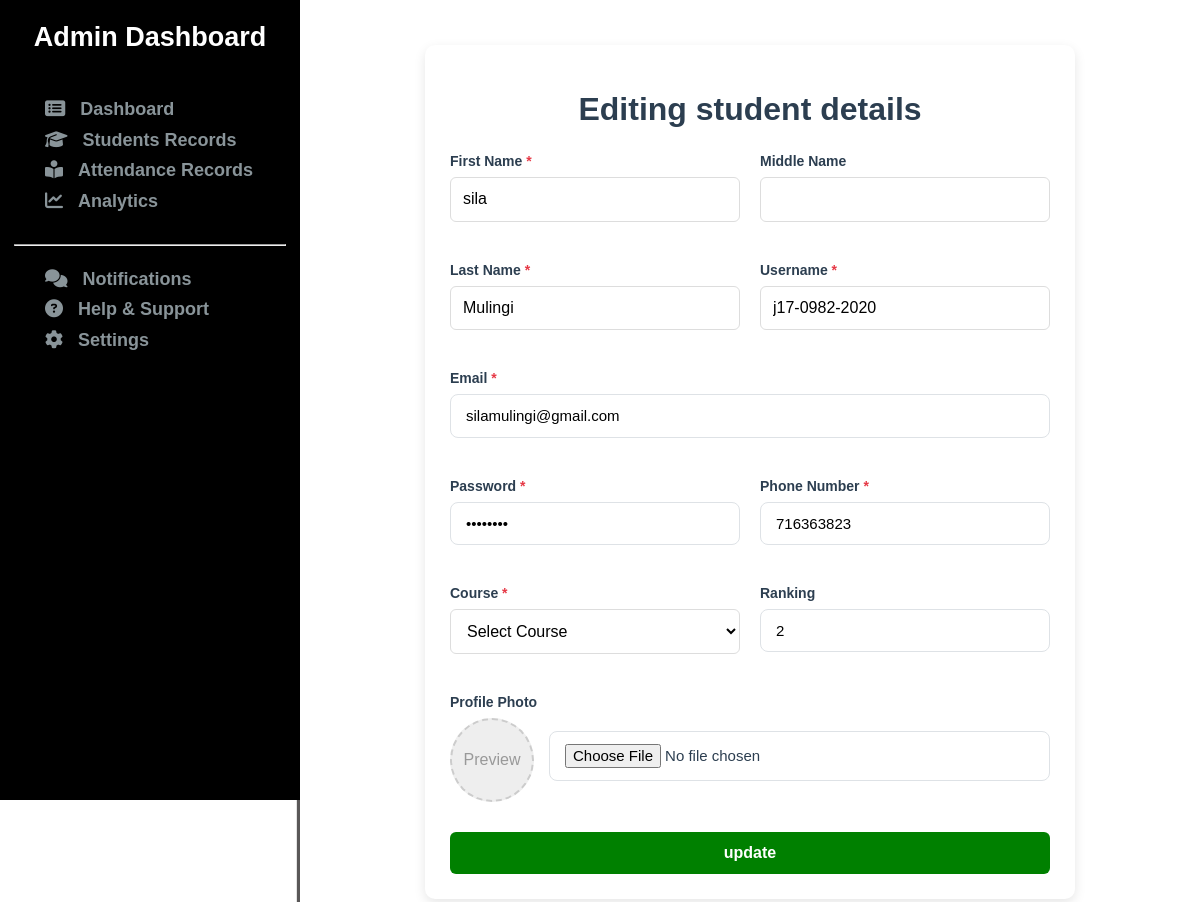
/customAdmin/update/j17-0982-2020/, run on the app's committed database.
### coreApp/models.py (models this page shows, shortened)
class StudentProfile(models.Model):
    first_name = models.CharField(max_length=256)  # null=False is default for CharField
    last_name = models.CharField(max_length=256)
    username = models.CharField(max_length=256, unique=True)
    course = models.CharField(max_length=200)
    phone = models.BigIntegerField(unique=True)
    email = models.EmailField(unique=True)
    password = models.CharField(max_length=256)
    middle_name = models.CharField(
        max_length=256,
        blank=True,  # Allows empty string in forms
        null=True,    # Allows NULL in database
        default=''    # Default value when not provided
    )
    ranking = models.CharField(max_length=256, blank=True, default='')
    image = models.ImageField(upload_to='student_photos', blank=True, null=True)

### coreApp/views.py (the view)
# urls.py: path('customAdmin/update/<str:username>/', views.update, name='update'),
def update(request, username):
    updateStudent = get_object_or_404(StudentProfile, username=username)
    context = {}
    context['updateStudent'] = updateStudent
    return render(request, 'admin/updateStudent.html', context)

### templates/admin/updateStudent.html (shortened to what this page needs)
{% extends 'admin/adminBase.html' %}
{% load static %}
{% block css %}
    <link rel="stylesheet" href="{% static 'css/admin/update.css' %}">
{% endblock css %}
{% block content %}
    <div class= "updateRecords">
        <div class="updateStudent form-container">
            <h1>Editing student details</h1>
            <form id="studentForm">
                {% if updateStudent %}
                <div class="form-grid">
                    <div class="form-group">
                        <label for="firstName" class="required">First Name</label>
                        <input type="text" id="firstName" name="first_name" value="{{updateStudent.first_name}}" required>
                    </div>
                    <div class="form-group">
                        <label for="middleName">Middle Name</label>
                        <input type="text" id="middleName" name="middle_name" value="{{updateStudent.middle_name}}">
                    </div>
                    <div class="form-group">
                        <label for="lastName" class="required">Last Name</label>
                        <input type="text" id="lastName" name="last_name" value="{{updateStudent.last_name}}" required>
                    </div>
                    <div class="form-group">
                        <label for="username" class="required">Username</label>
                        <input type="text" id="username" name="username" value="{{updateStudent.username}}" required>
                    </div>
                    <div class="form-group full-width">
                        <label for="email" class="required">Email</label>
                        <input type="email" id="email" name="email" value="{{updateStudent.email}}" required>
                    </div>
                    <div class="form-group">
                        <label for="password" class="required">Password</label>
                        <input type="password" id="password" name="password" value="{{updateStudent.password}}" required>
                    </div>
                    <div class="form-group">
                        <label for="phone" class="required">Phone Number</label>
                        <input type="tel" id="phone" name="phone" value="{{updateStudent.phone}}" required>
                    </div>
                    <div class="form-group">
                        <label for="course" class="required">Course</label>
                        <select id="course" name="course" required>
                            <option value="">Select Course</option>
                        </select>
                    </div>
                    <div class="form-group">
                        <label for="ranking">Ranking</label>
                        <input type="number" id="ranking" name="ranking" value="{{updateStudent.ranking}}" min="1">
                    </div>
                    <div class="form-group full-width">
                        <label>Profile Photo</label>
                        <div class="photo-upload">
                            <div class="photo-preview" id="photoPreview">
                                <span style="color: #999;">Preview</span>
                            </div>
                            <label>
                                <input type="file" id="profilePhoto" name="profilePhoto" accept="image/*">
                            </label>
                        </div>
                    </div>
                </div>
                {% endif %}
                <button type="submit">update</button>
            </form>
        </div>
    </div>
{% endblock %}

### static/css/admin/admin.css (style rules this page uses)
html { line-height: 1.15; -webkit-text-size-adjust: 100%; }
body { margin: 0; font-family: Arial, sans-serif; }
h1 { font-size: 2em; margin: 0.67em 0; }
button, input, optgroup, select, textarea { font-family: inherit; font-size: 100%; line-height: 1.15; margin: 0; }
button, input { overflow: visible; }
button, select { text-transform: none; }
button, [type="button"], [type="reset"], [type="submit"] { -webkit-appearance: button; }

### static/css/admin/update.css (style rules this page uses)
:root { --primary: #4361ee; --primary-hover: #3a56d4; --text: #2b2d42; --light-gray: #f8f9fa; --border: #dee2e6; }
.updateRecords { width: 85%; box-shadow: 0 0 1px 3px rgb(90, 88, 88); padding: 15px; margin-left: 300px; margin-top: 0; }
.updateRecords .form-container { max-width: 600px; margin: 30px auto; background: white; padding: 25px; border-radius: 10px; box-shadow: 0 4px 12px rgba(0, 0, 0, 0.1); }
.updateRecords .form-container h1 { text-align: center; color: #2c3e50; margin-bottom: 25px; }
.updateRecords .form-container .form-group { margin-bottom: 20px; }
.updateRecords .form-container label { display: block; margin-bottom: 8px; font-weight: 600; color: #2c3e50; }
.updateRecords .form-container input[type="text"], .updateRecords .form-container input[type="datetime-local"], .updateRecords .form-container textarea, .updateRecords .form-container select { width: 100%; padding: 12px; border: 1px solid #ddd; border-radius: 6px; font-size: 16px; transition: border 0.3s; box-sizing: border-box; }
.updateRecords .form-container button { background-color: green; color: white; border: none; padding: 12px 20px; border-radius: 6px; cursor: pointer; font-size: 16px; font-weight: 600; width: 100%; transition: background-color 0.3s; }
.form-container { max-width: 700px; margin: 30px auto; background: white; padding: 30px; border-radius: 12px; box-shadow: 0 6px 18px rgba(0, 0, 0, 0.08); }
h1 { text-align: center; color: var(--primary); margin-bottom: 30px; font-weight: 700; }
.form-grid { display: grid; grid-template-columns: repeat(2, 1fr); gap: 20px; }
.form-group { margin-bottom: 20px; }
.full-width { grid-column: span 2; }
label { display: block; margin-bottom: 8px; font-weight: 600; font-size: 14px; color: var(--text); }
input[type="text"], input[type="email"], input[type="tel"], input[type="password"], input[type="number"], input[type="file"], select { width: 100%; padding: 12px 15px; border: 1px solid var(--border); border-radius: 8px; font-size: 15px; transition: all 0.3s; box-sizing: border-box; background-color: white; }
.photo-upload { display: flex; align-items: center; gap: 15px; }
.photo-preview { width: 80px; height: 80px; border-radius: 50%; background-color: #eee; overflow: hidden; border: 2px dashed #ccc; display: flex; align-items: center; justify-content: center; }
.photo-upload label { flex: 1; }
button { background-color: var(--primary); color: white; border: none; padding: 14px 20px; border-radius: 8px; cursor: pointer; font-size: 16px; font-weight: 600; width: 100%; transition: background-color 0.3s; margin-top: 10px; }
.required::after { content: " *"; color: #e63946; }

### data on the page
StudentProfile: first_name "sila", last_name "Mulingi", username "j17-0982-2020", email "silamulingi@gmail.com", phone "716363823", ranking "2"
